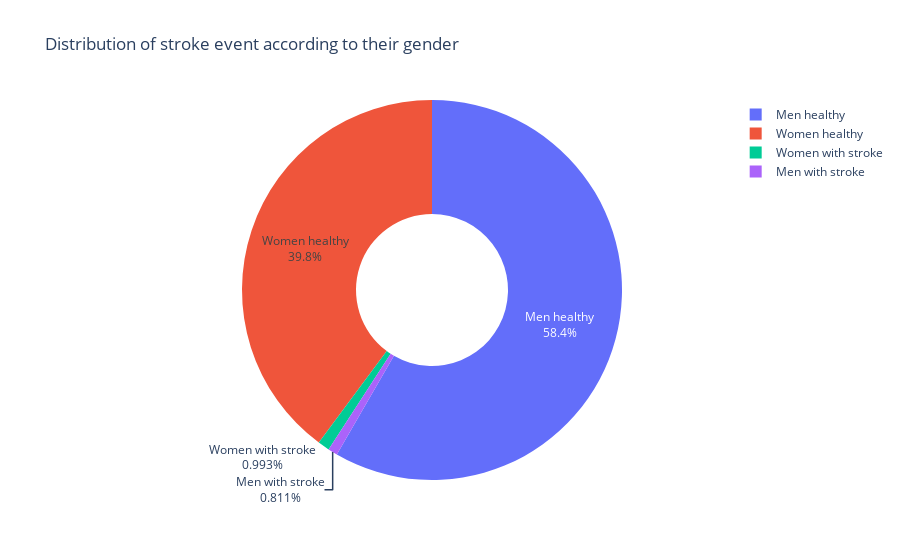

Notebook cell for this chart:
### Code cell
# view the distribution between stroke and gender 
len_data = len(stroke_df)
len_w = len(stroke_df[stroke_df["gender"]=="Male"])
len_m = len_data - len_w
len_o = len_data - (len_w + len_m)

men_stroke = len(stroke_df.loc[(stroke_df["stroke"]==1)&(stroke_df['gender']=="Male")])
men_no_stroke = len_m - men_stroke

women_stroke = len(stroke_df.loc[(stroke_df["stroke"]==1) & (stroke_df['gender']=="Female")])
women_no_stroke = len_w - women_stroke

other_stroke = len(stroke_df.loc[(stroke_df["stroke"]==1) & (stroke_df['gender']=="Other")])
other_no_stroke = len_o - other_stroke

labels = ['Men with stroke','Men healthy','Women with stroke','Women healthy']
values = [men_stroke, men_no_stroke, women_stroke, women_no_stroke]

fig = go.Figure(data=[go.Pie(labels=labels, values=values,textinfo='label+percent',hole=0.4)])
fig.update_layout(
    title_text="Distribution of stroke event according to their gender")
fig.show()

### Figure 1 — Plotly figure (JSON) as saved in the notebook; plotly's stock layout.template omitted (floating-point values rounded to 4 significant figures)
{"data": [{"hole": 0.4, "labels": ["Men with stroke", "Men healthy", "Women with stroke", "Women healthy"], "textinfo": "label+percent", "type": "pie", "values": [352, 25324, 431, 17293]}], "layout": {"title": {"text": "Distribution of stroke event according to their gender"}}}
